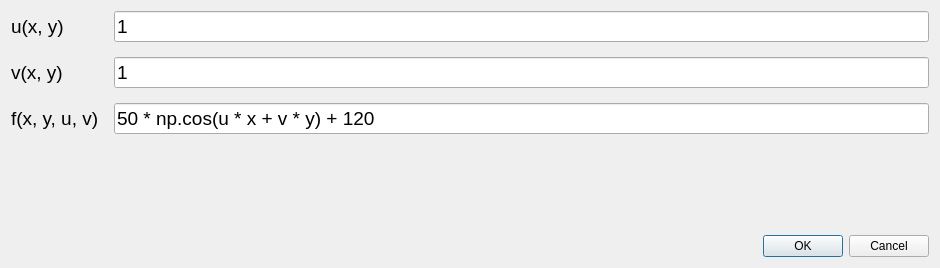
<?xml version="1.0" encoding="UTF-8"?>
<ui version="4.0">
 <class>ImageFunctionDialog</class>
 <widget class="QDialog" name="ImageFunctionDialog">
  <property name="geometry">
   <rect>
    <x>0</x>
    <y>0</y>
    <width>940</width>
    <height>268</height>
   </rect>
  </property>
  <property name="windowTitle">
   <string>Dialog</string>
  </property>
  <layout class="QVBoxLayout" name="verticalLayout">
   <item>
    <layout class="QFormLayout" name="formLayout">
     <property name="horizontalSpacing">
      <number>15</number>
     </property>
     <property name="verticalSpacing">
      <number>15</number>
     </property>
     <property name="bottomMargin">
      <number>10</number>
     </property>
     <item row="0" column="0">
      <widget class="QLabel" name="uLabel">
       <property name="font">
        <font>
         <pointsize>14</pointsize>
        </font>
       </property>
       <property name="text">
        <string>u(x, y)</string>
       </property>
      </widget>
     </item>
     <item row="1" column="0">
      <widget class="QLabel" name="vLabel">
       <property name="font">
        <font>
         <pointsize>14</pointsize>
        </font>
       </property>
       <property name="text">
        <string>v(x, y)</string>
       </property>
      </widget>
     </item>
     <item row="2" column="0">
      <widget class="QLabel" name="fLabel">
       <property name="font">
        <font>
         <pointsize>14</pointsize>
        </font>
       </property>
       <property name="text">
        <string>f(x, y, u, v)</string>
       </property>
      </widget>
     </item>
     <item row="0" column="1">
      <widget class="QLineEdit" name="uInput">
       <property name="font">
        <font>
         <pointsize>14</pointsize>
        </font>
       </property>
       <property name="text">
        <string>1</string>
       </property>
      </widget>
     </item>
     <item row="1" column="1">
      <widget class="QLineEdit" name="vInput">
       <property name="font">
        <font>
         <pointsize>14</pointsize>
        </font>
       </property>
       <property name="text">
        <string>1</string>
       </property>
      </widget>
     </item>
     <item row="2" column="1">
      <widget class="QLineEdit" name="fInput">
       <property name="font">
        <font>
         <pointsize>14</pointsize>
        </font>
       </property>
       <property name="text">
        <string>50 * np.cos(u * x + v * y) + 120</string>
       </property>
      </widget>
     </item>
    </layout>
   </item>
   <item>
    <widget class="QDialogButtonBox" name="buttonBox">
     <property name="orientation">
      <enum>Qt::Horizontal</enum>
     </property>
     <property name="standardButtons">
      <set>QDialogButtonBox::Cancel|QDialogButtonBox::Ok</set>
     </property>
    </widget>
   </item>
  </layout>
 </widget>
 <resources/>
 <connections>
  <connection>
   <sender>buttonBox</sender>
   <signal>accepted()</signal>
   <receiver>ImageFunctionDialog</receiver>
   <slot>accept()</slot>
   <hints>
    <hint type="sourcelabel">
     <x>248</x>
     <y>254</y>
    </hint>
    <hint type="destinationlabel">
     <x>157</x>
     <y>274</y>
    </hint>
   </hints>
  </connection>
  <connection>
   <sender>buttonBox</sender>
   <signal>rejected()</signal>
   <receiver>ImageFunctionDialog</receiver>
   <slot>reject()</slot>
   <hints>
    <hint type="sourcelabel">
     <x>316</x>
     <y>260</y>
    </hint>
    <hint type="destinationlabel">
     <x>286</x>
     <y>274</y>
    </hint>
   </hints>
  </connection>
 </connections>
</ui>
